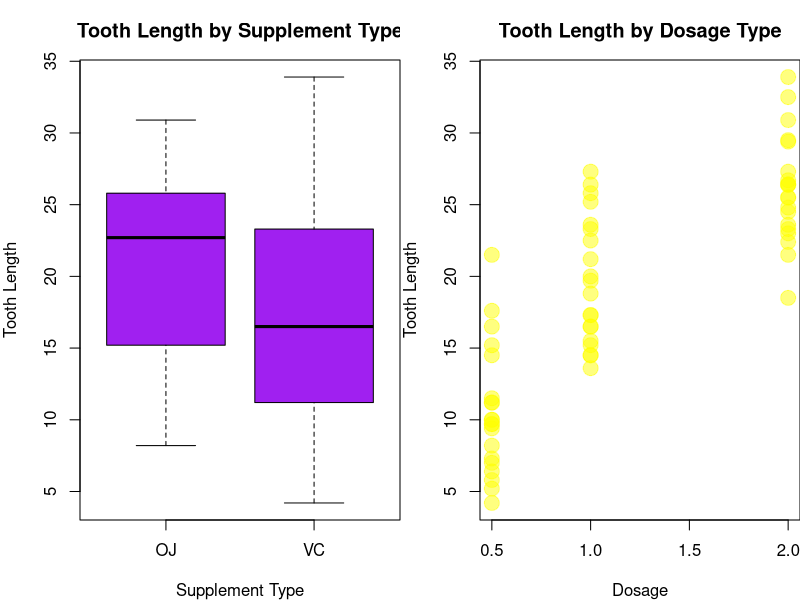
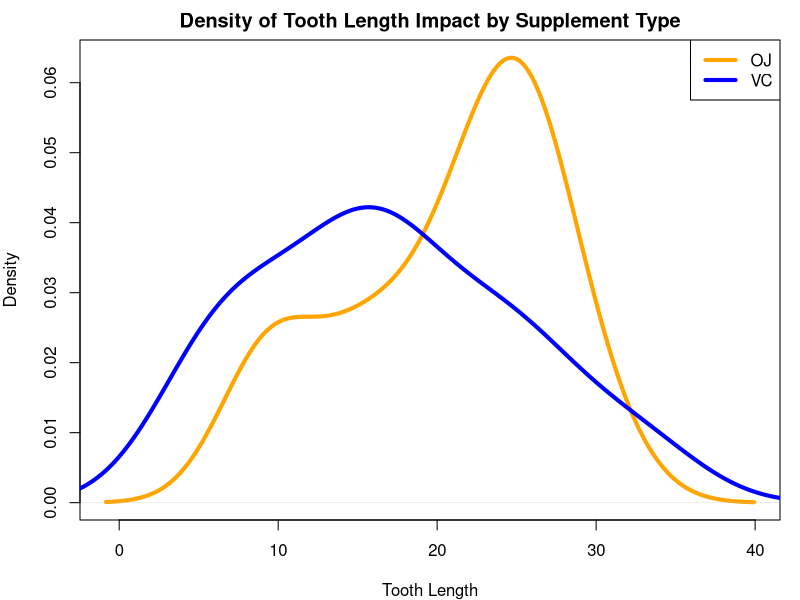
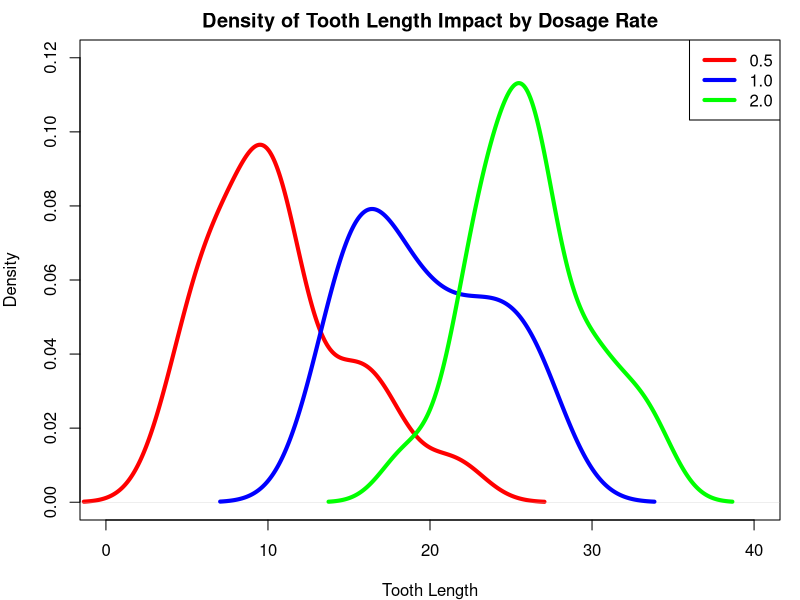

Source code (R) for these figures, in order:
## ---- chunk 1
knitr::opts_chunk$set(echo = FALSE)
## ---- chunk 2
#summary
stats <- data.frame("Statistic" = c("Mean", "Median", "Min", "Max", "SD"), 
                   "Tooth_Length" = c(mean(ToothGrowth$len), 
                                      median(ToothGrowth$len), 
                                      min(ToothGrowth$len),
                                      max(ToothGrowth$len),
                                      sd(ToothGrowth$len)))
print(stats)
## ---- chunk 3
par(mfrow = c(1, 2), mar = c(4, 4, 3, 0))
plot(ToothGrowth$supp,ToothGrowth$len, col = "purple", xlab = "Supplement Type", 
     ylab = "Tooth Length", main = "Tooth Length by Supplement Type")
plot(ToothGrowth$dose,ToothGrowth$len, 
     col = rgb(red = 1, green = 1, blue = 0, alpha = 0.5), xlab = "Dosage", 
     ylab = "Tooth Length", main = "Tooth Length by Dosage Type", pch = 19,
     cex = 2)
## ---- chunk 4
par(mfrow = c(1, 1), mar = c(4,4,2,1))
library(dplyr)
oj <- ToothGrowth %>% select(len, supp) %>% filter(supp == "OJ") %>% pull(len)
vc <- ToothGrowth %>% select(len, supp) %>% filter(supp == "VC") %>% pull(len)
plot(density(oj), col = "orange", lwd = 4, xlab = "Tooth Length", 
     main = "Density of Tooth Length Impact by Supplement Type")
lines(density(vc), col = "blue", lwd = 4)
legend("topright", legend = c("OJ", "VC"), 
       col = c("orange", "blue"), lwd = 4)
## ---- chunk 5
ptype <- t.test(oj, vc, paired = FALSE, var.equal = TRUE, 
                data = ToothGrowth)$p.value
ctype <- t.test(oj, vc, paired = FALSE, var.equal = TRUE, 
                data = ToothGrowth)$conf
typestats <- data.frame("Statistic" = c("P-Value", "Conf.Level"), 
                    "Low_Value" = c(ptype, ctype[1]), 
                    "High_Value" = c(NA, ctype[2]))
print(typestats)
## ---- chunk 6
#dose effects
d5 <- ToothGrowth %>% select(len, dose) %>% filter(dose == 0.5) %>% pull(len)
d1 <- ToothGrowth %>% select(len, dose) %>% filter(dose == 1) %>% pull(len)
d2 <- ToothGrowth %>% select(len, dose) %>% filter(dose == 2) %>% pull(len)
plot(density(d5), col = "red", lwd = 4, xlab = "Tooth Length", ylim = c(0, .12),
     main = "Density of Tooth Length Impact by Dosage Rate", xlim = c(0, 40))
lines(density(d1), col = "blue", lwd = 4)
lines(density(d2), col = "green", lwd = 4)
legend("topright", legend = c("0.5", "1.0", "2.0"), 
       col = c("red", "blue", "green"), lwd = 4)
## ---- chunk 7
prate1 <- t.test(d5, d1, paired = FALSE, var.equal = TRUE, 
                data = ToothGrowth)$p.value
crate1 <- t.test(d5, d1, paired = FALSE, var.equal = TRUE, 
                data = ToothGrowth)$conf
prate2 <- t.test(d5, d2, paired = FALSE, var.equal = TRUE, 
                 data = ToothGrowth)$p.value
crate2 <- t.test(d5, d2, paired = FALSE, var.equal = TRUE, 
                 data = ToothGrowth)$conf
prate3 <- t.test(d1, d2, paired = FALSE, var.equal = TRUE, 
                 data = ToothGrowth)$p.value
crate3 <- t.test(d1, d2, paired = FALSE, var.equal = TRUE, 
                 data = ToothGrowth)$conf

ratestats <- data.frame("Statistic" = c("P-Value (.5-1)", "Conf.Level (.5-1)", 
                                        "P-Value (.5-2)", "Conf.Level (.5-2)",
                                        "P-Value (1-2)", "Conf.Level (1-2)"), 
                        "Low_Value" = c(prate1, crate1[1], prate2, crate2[1], 
                                        prate3, crate3[1]), 
                        "High_Value" = c(NA, crate1[2], NA, crate2[2], 
                                         NA, crate3[2]))
print(ratestats)
## ---- chunk 8
print(sessionInfo())
